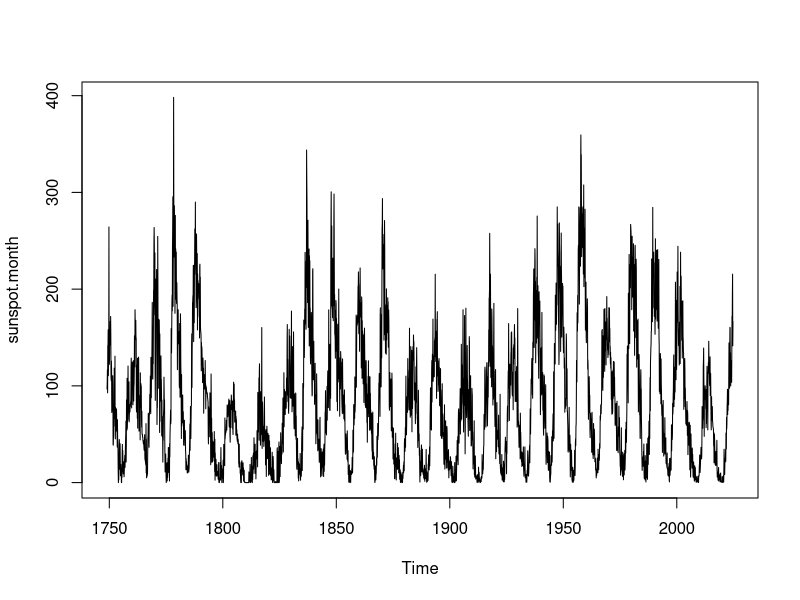
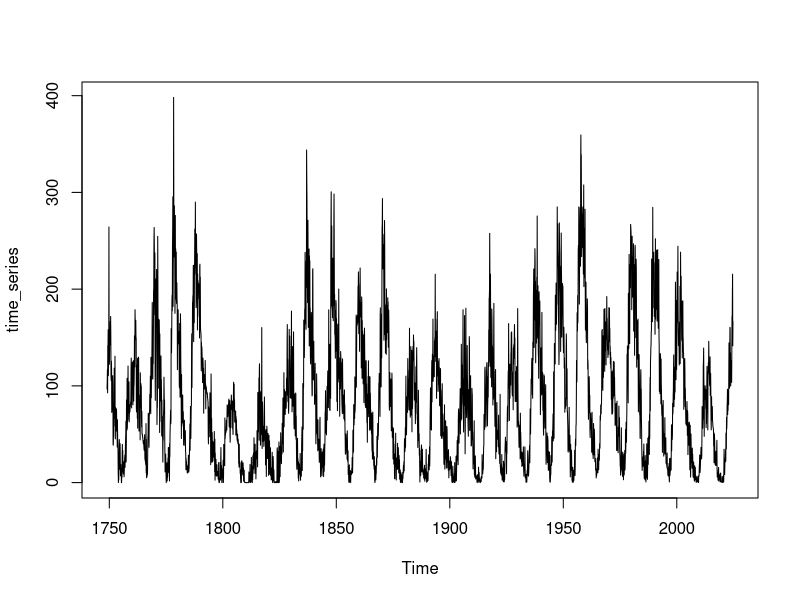

The R script that drew these images, in order:

data("sunspot.month")
sunspot.month
View(sunspot.month)
plot(sunspot.month)


####time series object

time_series <- ts(sunspot.month, start=1749 ,frequency = 12)
time_series
is.ts(time_series)
ts.plot(time_series)
